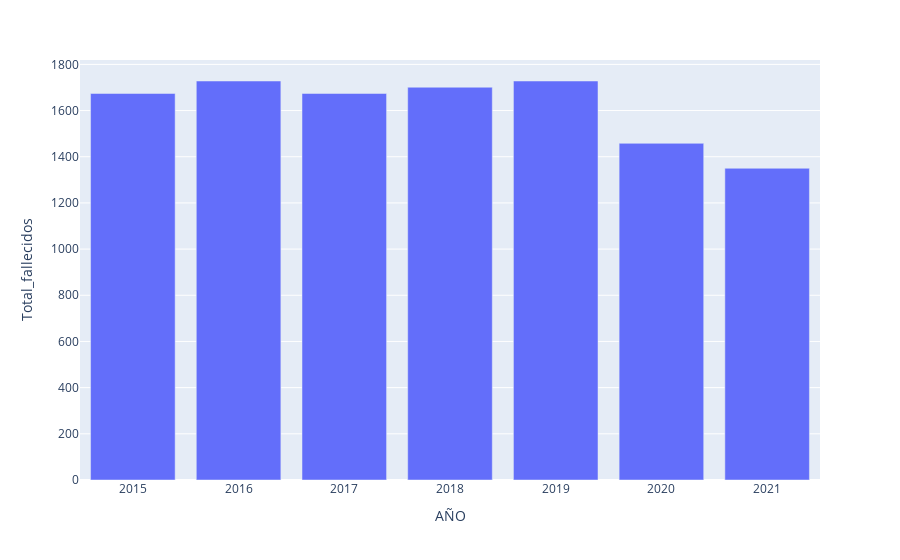

Notebook code cell kept with this figure:
### Code cell
rd.grafica_fallecidos_dane(depto)

### Figure 1 — Plotly figure (JSON) as saved in the notebook; plotly's stock layout.template omitted (floating-point values rounded to 4 significant figures)
{"data": [{"alignmentgroup": "True", "hovertemplate": "AÑO=%{x}<br>Total_fallecidos=%{y}<extra></extra>", "legendgroup": "", "marker": {"color": "#636efa", "pattern": {"shape": ""}}, "name": "", "offsetgroup": "", "orientation": "v", "showlegend": false, "textposition": "auto", "type": "bar", "x": [2015, 2016, 2017, 2018, 2019, 2020, 2021], "xaxis": "x", "y": [1674, 1728, 1674, 1701, 1728, 1458, 1350], "yaxis": "y"}], "layout": {"barmode": "relative", "legend": {"tracegroupgap": 0}, "margin": {"t": 60}, "xaxis": {"anchor": "y", "domain": [0, 1], "title": {"text": "AÑO"}}, "yaxis": {"anchor": "x", "domain": [0, 1], "title": {"text": "Total_fallecidos"}}}}
